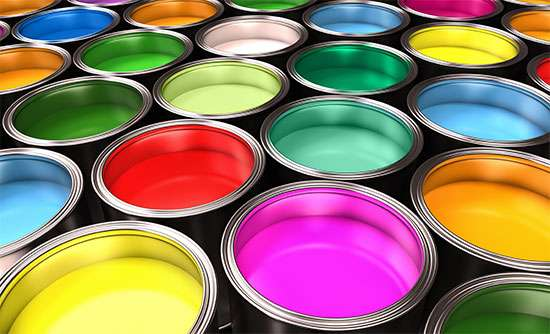
#> input picture cores.jpg, 550 x 334 px
$ python color_detection.py
#> lines starting #> are read from the running program, lines starting #| are printed output that depends on the picture
#Caso tenha qualquer problema com as bibliotecas,
#utilize o comando py -m pip install nome_biblioteca no CMD

import cv2
import numpy as np
import pandas as pd

img_path = 'cores.jpg'
img = cv2.imread(img_path)
#> img is the input picture: shape (334, 550, 3); mean B, G, R 102.2, 120.6, 145.6
img=cv2.resize(img,(700,500))
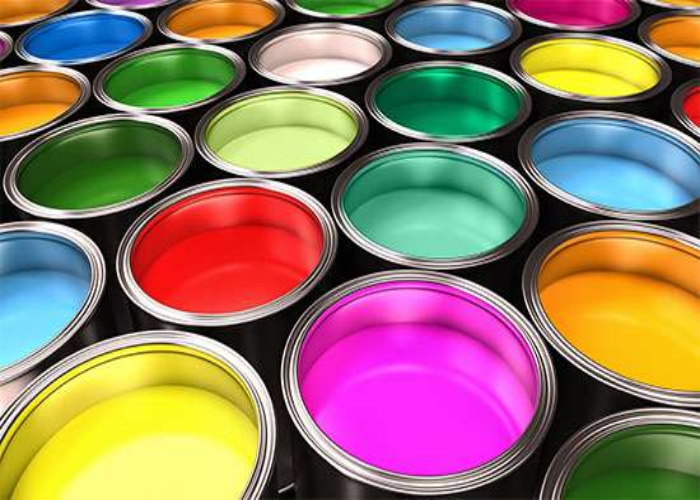
#> img: shape (500, 700, 3); mean B, G, R 102.1, 120.5, 145.5

clicked = False
r = g = b = xpos = ypos = 0

#Lendo o arquivo csv com as cores
index=["color","color_name","hex","R","G","B"]
csv = pd.read_csv('colors.csv', names=index, header=None)
#> (reads colors.csv from the repository)

#função para calcular a distância mínima de todas as cores e obter a cor que mais combina
def getColorName(R,G,B):
    minimum = 10000
    for i in range(len(csv)):
        d = abs(R- int(csv.loc[i,"R"])) + abs(G- int(csv.loc[i,"G"]))+ abs(B- int(csv.loc[i,"B"]))
        if(d<=minimum):
            minimum = d
            cname = csv.loc[i,"color_name"]
    return cname

#função para obter as coordenadas x, y do clique duplo do mouse
def draw_function(event, x,y,flags,param):
    if event == cv2.EVENT_LBUTTONDBLCLK:
        global b,g,r,xpos,ypos, clicked
        clicked = True
        xpos = x
        ypos = y
        b,g,r = img[y,x]
        b = int(b)
        g = int(g)
        r = int(r)
cv2.namedWindow('color detection')
cv2.setMouseCallback('color detection',draw_function)

while(1):

    cv2.imshow("color detection",img)
    if (clicked):

        #cv2.rectangle(imagem, ponto inicial, ponto final, cor, espessura) -1 preenche todo o retângulo
        cv2.rectangle(img,(20,20), (750,60), (b,g,r), -1)

        #Criação de string de texto para exibição (nome da cor e valores RGB)
        text = getColorName(r,g,b) + ' R='+ str(r) +  ' G='+ str(g) +  ' B='+ str(b)

        cv2.putText(img, text,(50,50),2,0.8,(255,255,255),2,cv2.LINE_AA)

        if(r+g+b>=600):
            cv2.putText(img, text,(50,50),2,0.8,(0,0,0),2,cv2.LINE_AA)

        clicked=False

    if cv2.waitKey(20) & 0xFF ==27:
#> (key Esc is pressed here)
        break

cv2.destroyAllWindows()
